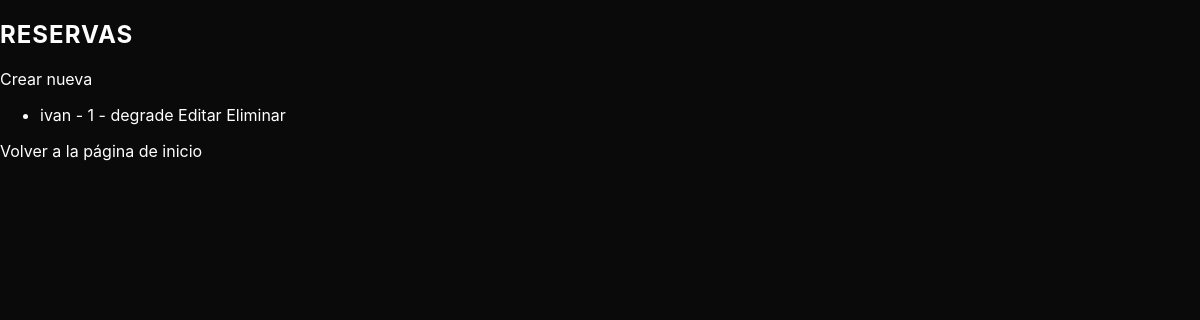
Before: /reservas/ with the older database file.
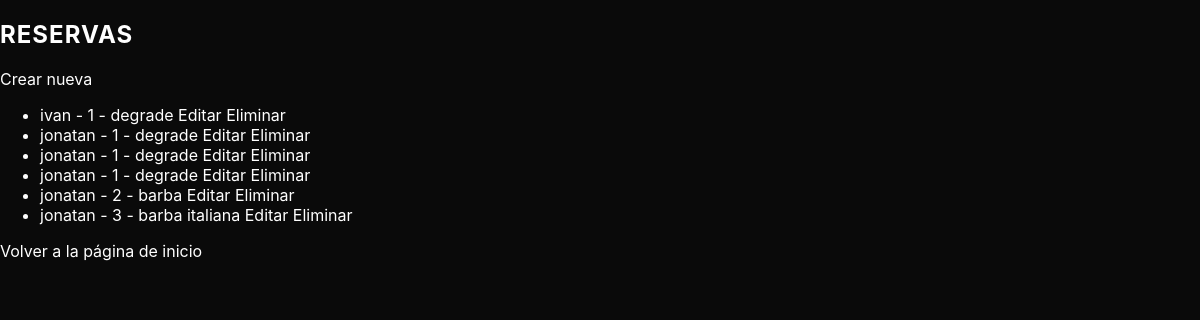
After: the same page with the newer database file.
### corte/models.py (models this page shows, shortened)
class Reserva(models.Model):
    nombre = models.CharField(max_length=100)
    telefono = models.CharField(max_length=20)
    corte = models.ForeignKey(Corte, on_delete=models.CASCADE)

class Corte(models.Model):
    name = models.CharField(max_length=100)
    precio =models.IntegerField()
    descripcion =models.TextField(max_length=250)
    def __str__(self):
        return f'{self.id} - {self.name}'

### corte/views.py (the view)
# urls.py: path('reservas/', views.lista_reservas, name='lista_reservas'),
def lista_reservas(request):
    reservas = Reserva.objects.all()
    return render(request, 'corte/lista_reservas.html', {'reservas': reservas})

### corte/templates/corte/lista_reservas.html
{% extends "corte/base.html" %}
{% block body %}
<h2>Reservas</h2>
<a href="{% url 'corte' %}">Crear nueva</a>
<ul>
    {% for r in reservas %}
        <li>
            {{ r.nombre }} - {{ r.corte }}
            <a href="{% url 'editar_reserva' r.id %}">Editar</a>
            <a href="{% url 'eliminar_reserva' r.id %}">Eliminar</a>
        </li>
    {% endfor %}
</ul>
<a href="{% url 'bienvenida' %}">Volver a la página de inicio</a>
{% endblock %}

### corte/templates/corte/base.html (shortened to what this page needs)
{% load static %}
<!DOCTYPE html>
<html lang="en">
<head>
    <link rel="stylesheet" href="{% static 'css/style.css' %}">
</head>
<body>
    <main class="container">
        {%block body%}
        {%endblock%}
    </main>
</body>
</html>

### static/css/style.css (style rules this page uses)
:root { --azul: #2628DD; --magenta: #C419BE; --blanco: #FFFFFF; --negro: #0a0a0a; --gris: #1a1a1a; }
body { background-color: var(--negro); color: var(--blanco); font-family: 'Inter', sans-serif; margin: 0; }
h1, h2 { color: var(--blanco); text-transform: uppercase; letter-spacing: 1px; }
a { color: inherit; text-decoration: none; }

Changed rows visible on the page:
added Reserva: nombre "jonatan", corte "1 - degrade"
added Reserva: nombre "jonatan", corte "1 - degrade"
added Reserva: nombre "jonatan", corte "1 - degrade"
added Reserva: nombre "jonatan", corte "2 - barba"
added Reserva: nombre "jonatan", corte "3 - barba italiana"
